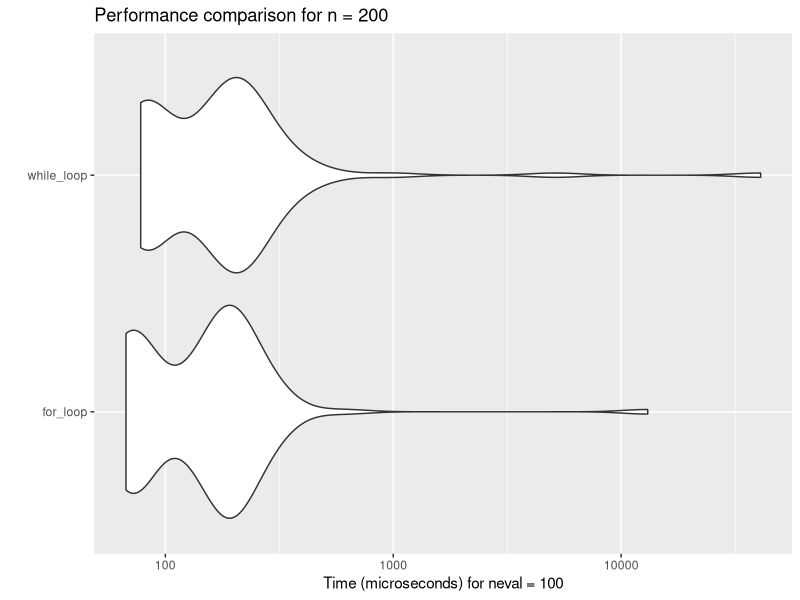
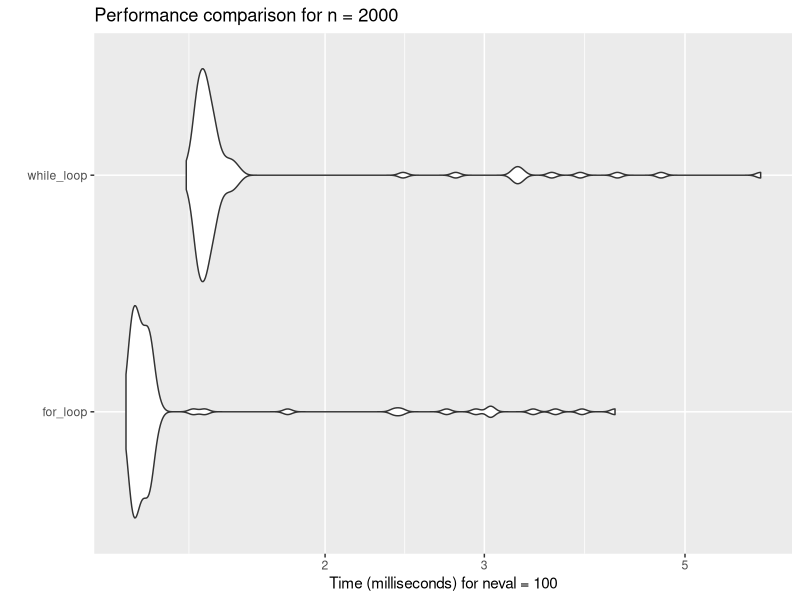
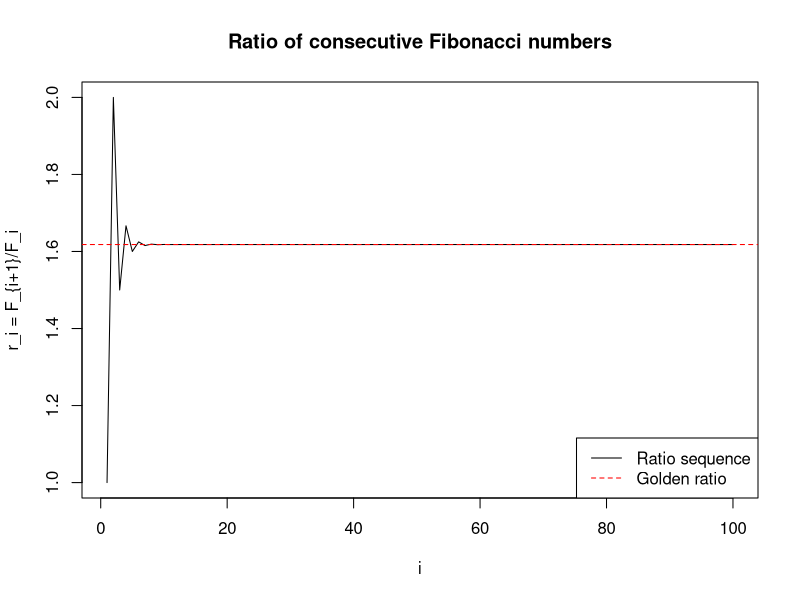
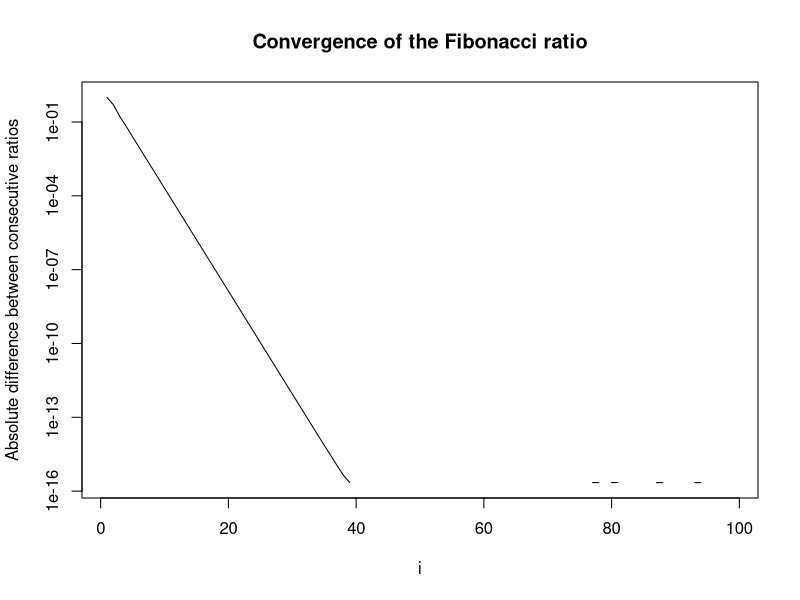
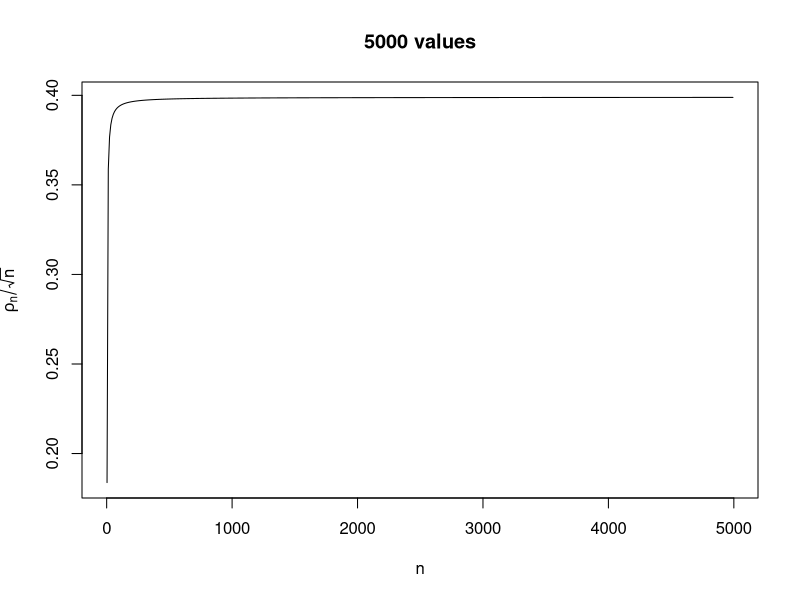
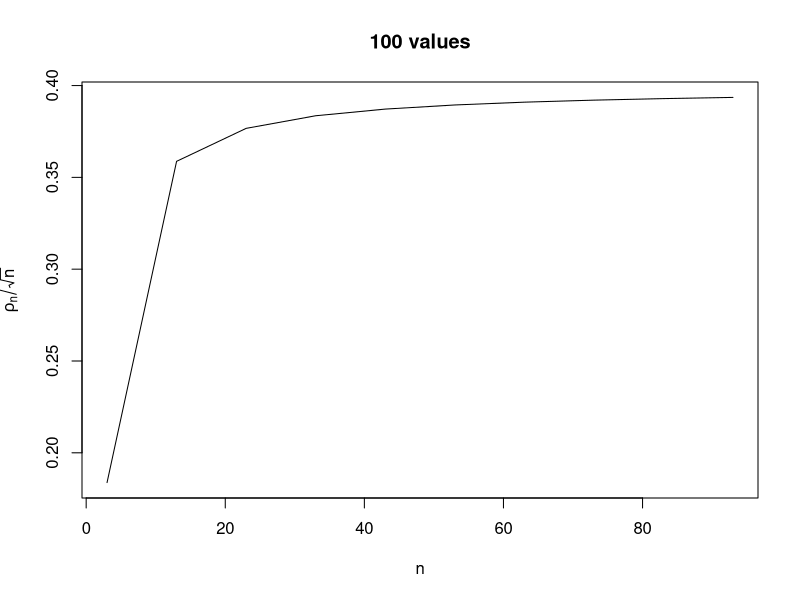
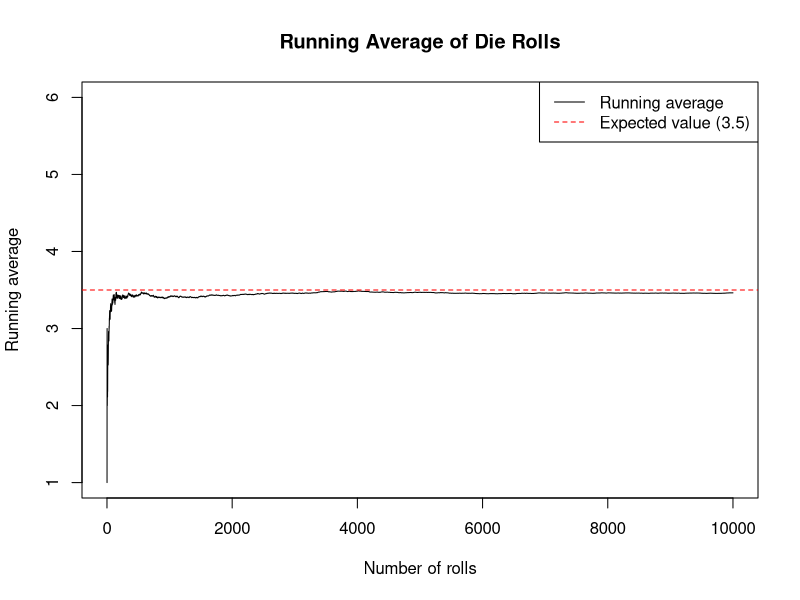
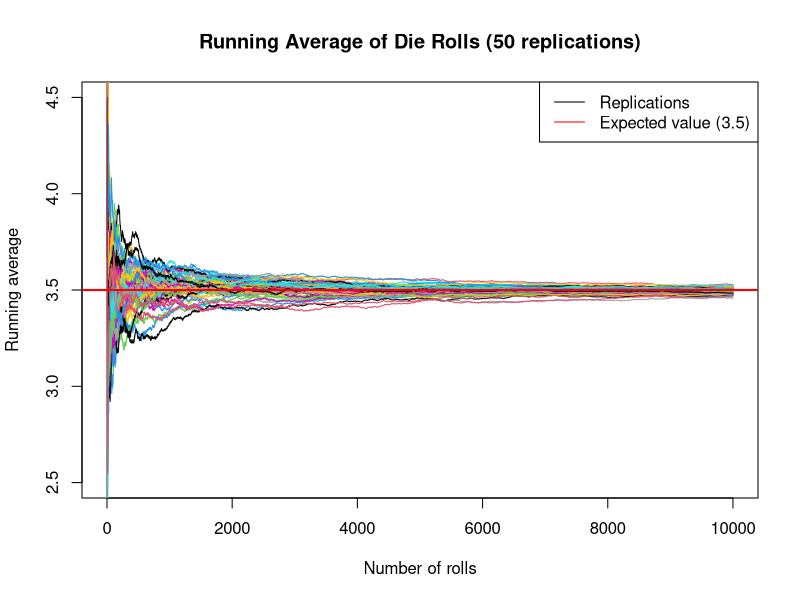

Generate these figures, in order, with R:
## ---- chunk 1
knitr::opts_chunk$set(echo = TRUE)
## ---- chunk 2
# Function using for loop
fibonacci_ratio_for <- function(n) {
  # Initialize the first two Fibonacci numbers
  fib <- c(1, 1)
  
  # Calculate the remaining Fibonacci numbers up to n+1
  for (i in 3:(n+1)) {
    fib[i] <- fib[i-1] + fib[i-2]
  }
  
  # Calculate the ratios
  ratios <- fib[2:(n+1)] / fib[1:n]
  
  return(ratios)
}

# Function using while loop
fibonacci_ratio_while <- function(n) {
  # Initialize the first two Fibonacci numbers
  fib <- c(1, 1)
  
  # Calculate the remaining Fibonacci numbers up to n+1
  i <- 3
  while (i <= n+1) {
    fib[i] <- fib[i-1] + fib[i-2]
    i <- i + 1
  }
  
  # Calculate the ratios
  ratios <- fib[2:(n+1)] / fib[1:n]
  
  return(ratios)
}
## ---- chunk 3
# Load the microbenchmark package
library(microbenchmark)

# Benchmark for n = 200
benchmark_200 <- microbenchmark(
  for_loop = fibonacci_ratio_for(200),
  while_loop = fibonacci_ratio_while(200),
  times = 100
)

print(benchmark_200)

# Benchmark for n = 2000
benchmark_2000 <- microbenchmark(
  for_loop = fibonacci_ratio_for(2000),
  while_loop = fibonacci_ratio_while(2000),
  times = 100
)

print(benchmark_2000)
## ---- chunk 4
library(ggplot2)

# Plot for n = 200
autoplot(benchmark_200) + 
  ggtitle("Performance comparison for n = 200")

# Plot for n = 2000
autoplot(benchmark_2000) + 
  ggtitle("Performance comparison for n = 2000")
## ---- chunk 5
# Calculate the sequence for n = 100
ratios_100 <- fibonacci_ratio_for(100)

# Plot the sequence
plot(1:100, ratios_100, type = "l", 
     xlab = "i", ylab = "r_i = F_{i+1}/F_i",
     main = "Ratio of consecutive Fibonacci numbers")

# Add a horizontal line at the golden ratio
abline(h = (1 + sqrt(5))/2, col = "red", lty = 2)
legend("bottomright", legend = c("Ratio sequence", "Golden ratio"), 
       col = c("black", "red"), lty = c(1, 2))

# Calculate the differences between consecutive ratios
diffs <- diff(ratios_100)
plot(1:99, abs(diffs), type = "l", log = "y",
     xlab = "i", ylab = "Absolute difference between consecutive ratios",
     main = "Convergence of the Fibonacci ratio")
## ---- chunk 6
# Print the first 20 ratios
data.frame(
  i = 1:20,
  ratio = ratios_100[1:20],
  difference_from_golden_ratio = abs(ratios_100[1:20] - (1 + sqrt(5))/2)
)

# Calculate the golden ratio
golden_ratio <- (1 + sqrt(5))/2
print(paste("Golden ratio:", golden_ratio))

# Calculate when the sequence is within 1e-10 of the golden ratio
convergence_index <- min(which(abs(ratios_100 - golden_ratio) < 1e-10))
print(paste("The sequence converges to within 1e-10 of the golden ratio at i =", convergence_index))
## ---- chunk 7
n_calculation <- function(n){
 result <- (gamma((n - 1)/2))/(gamma(1/2) * gamma((n-2)/2))
  print(result)
}

n_calculation(20)
## ---- chunk 8

n_calculation(2000)
## ---- chunk 9
n_calculation_numerator <- function(n){
 result <- (gamma((n - 1)/2))
  print(result)
}

n_calculation_denominator <- function(n){
 result <- (gamma(1/2) * gamma((n-2)/2))
  print(result)
}
cat("Numerator result for n = 200: \n")
n_calculation_numerator(200)
cat("Denominator result for n = 200: \n")
n_calculation_denominator(200)

cat("Numerator result for n = 2000: \n")
n_calculation_numerator(2000)
cat("Denominator result for n = 2000: \n")
n_calculation_denominator(2000)
## ---- chunk 10
n_calculation_logarithmic <- function(n){
 result_numerator <- (lgamma((n - 1)/2))
 result_denominator <- (lgamma(1/2) + lgamma((n-2)/2))
 final_result <- exp(result_numerator - result_denominator)
  print(final_result) 
}

cat("Numerator result for n = 200: \n")
n_calculation_logarithmic(200)


cat("Numerator result for n = 2000: \n")
n_calculation_logarithmic(2000)
## ---- chunk 11
n_calculation_logarithmic <- function(n){
 result_numerator <- (lgamma((n - 1)/2))
 result_denominator <- (lgamma(1/2) + lgamma((n-2)/2))
 result_gamma <- exp(result_numerator - result_denominator)
 result_sqrt <- sqrt(n)
 return(result_gamma / result_sqrt)
}
 
n_values_5000 <- seq(3, 5000, by = 10)
ratio_values_5000 <- sapply(n_values_5000, n_calculation_logarithmic)

plot(n_values_5000, ratio_values_5000, 
     type = "l", 
     xlab = "n", 
     ylab = expression(rho[n] / sqrt(n)),
     main = "5000 values")

n_values_100 <- seq(3, 100, by = 10)
ratio_values_100 <- sapply(n_values_100, n_calculation_logarithmic)

plot(n_values_100, ratio_values_100, 
     type = "l", 
     xlab = "n", 
     ylab = expression(rho[n] / sqrt(n)),
     main = "100 values")
## ---- chunk 12
# Set seed for reproducibility
set.seed(42)

# Number of rolls
n <- 10000

# Simulate rolling a fair die n times using vectorized function
rolls <- sample(1:6, n, replace = TRUE)

# Compute cumulative mean after each roll
cumulative_means <- cumsum(rolls) / (1:n)

# Plot the running average against the number of rolls
plot(1:n, cumulative_means, type = "l", 
     xlab = "Number of rolls", ylab = "Running average",
     main = "Running Average of Die Rolls",
     ylim = c(1, 6))

# Add a horizontal line at the expected value
abline(h = 3.5, col = "red", lty = 2)
legend("topright", legend = c("Running average", "Expected value (3.5)"), 
       col = c("black", "red"), lty = c(1, 2))
## ---- chunk 13
# Set seed for reproducibility
set.seed(123)

# Number of replications
M <- 50

# Matrix to store running averages for each replication
running_averages <- matrix(NA, nrow = M, ncol = n)

# For loop to replicate the experiment M times
for (i in 1:M) {
  # Simulate rolling a die n times
  rolls <- sample(1:6, n, replace = TRUE)
  
  # Compute cumulative mean after each roll
  running_averages[i, ] <- cumsum(rolls) / (1:n)
}

# Plot all 50 paths
plot(1:n, running_averages[1, ], type = "l", 
     xlab = "Number of rolls", ylab = "Running average",
     main = "Running Average of Die Rolls (50 replications)",
     ylim = c(2.5, 4.5), col = 1)

# Add the remaining 49 paths
for (i in 2:M) {
  lines(1:n, running_averages[i, ], col = i)
}

# Add a horizontal line at the expected value
abline(h = 3.5, col = "red", lwd = 2)
legend("topright", legend = c("Replications", "Expected value (3.5)"), 
       col = c("black", "red"), lty = c(1, 1))
## ---- chunk 14
# Calculate absolute differences from expected value
abs_diff <- abs(running_averages - 3.5)

# Calculate mean absolute difference for each n
mean_abs_diff <- colMeans(abs_diff)

# Plot mean absolute difference
plot(1:n, mean_abs_diff, type = "l", 
     xlab = "Number of rolls", ylab = "Mean absolute difference from expected value",
     main = "Convergence to Expected Value")
## ---- chunk 15
# Set seed for reproducibility
set.seed(456)

# Epsilon value
epsilon <- 0.01

# Initialize variables
n_current <- 0
proportion_outside <- 1

# Matrix to store running averages
running_averages <- matrix(NA, nrow = M, ncol = 1)

while (proportion_outside >= 0.05) {
  # Increment n
  n_current <- n_current + 100
  
  # Resize the matrix if needed
  if (ncol(running_averages) < n_current) {
    running_averages <- cbind(running_averages, matrix(NA, nrow = M, ncol = 100))
  }
  
  # Update running averages for all replications
  for (i in 1:M) {
    # Generate new rolls
    new_rolls <- sample(1:6, 100, replace = TRUE)
    
    # If this is the first iteration, initialize
    if (n_current == 100) {
      running_averages[i, 1:100] <- cumsum(new_rolls) / (1:100)
    } else {
      # Calculate the sum up to n_current - 100
      prev_sum <- running_averages[i, n_current - 100] * (n_current - 100)
      
      # Add new rolls and calculate new running averages
      new_sums <- prev_sum + cumsum(new_rolls)
      running_averages[i, (n_current - 99):n_current] <- new_sums / ((n_current - 99):n_current)
    }
  }
  
  # Check how many replications are outside the epsilon interval at n_current
  outside_epsilon <- sum(abs(running_averages[, n_current] - 3.5) > epsilon)
  proportion_outside <- outside_epsilon / M
  
  # Print progress
  cat("n =", n_current, "- Proportion outside epsilon:", proportion_outside, "\n")
}

# Final value of n
cat("The loop terminated at n =", n_current, "with proportion outside epsilon =", proportion_outside, "\n")
## ---- chunk 16
# Set seed for reproducibility
set.seed(789)

# Matrix to store running averages for Cauchy distribution
cauchy_averages <- matrix(NA, nrow = M, ncol = n)

# For loop to replicate the experiment M times
for (i in 1:M) {
  # Simulate from standard Cauchy distribution
  cauchy_samples <- rcauchy(n)
  
  # Compute cumulative mean after each sample
  cauchy_averages[i, ] <- cumsum(cauchy_samples) / (1:n)
}

# Plot all 50 paths
plot(1:n, cauchy_averages[1, ], type = "l", 
     xlab = "Number of samples", ylab = "Running average",
     main = "Running Average of Cauchy Samples (50 replications)",
     ylim = c(-10, 10), col = 1)

# Add the remaining 49 paths
for (i in 2:M) {
  lines(1:n, cauchy_averages[i, ], col = i)
}

# Zoom in to see more detail
plot(1:n, cauchy_averages[1, ], type = "l", 
     xlab = "Number of samples", ylab = "Running average",
     main = "Running Average of Cauchy Samples (Zoomed)",
     ylim = c(-3, 3), col = 1)

for (i in 2:M) {
  lines(1:n, cauchy_averages[i, ], col = i)
}
## ---- chunk 17
simulate_die_rolls <- function(n) {
  die_rolls <- sample(1:6, size = n, replace = TRUE)
  mean(die_rolls)
}


cat("Mean of 100 rolls:", simulate_die_rolls(100),"\n")
cat("Mean of 1000 rolls:", simulate_die_rolls(1000),"\n")
cat("Mean of 10000 rolls:", simulate_die_rolls(10000),"\n")
## ---- chunk 18
M <- 100
sample_sizes <- c(100, 1000, 10000)
all_means <- list()

for (n in sample_sizes) {
  means <- numeric(M)
  
  for (i in 1:M) {
    means[i] <- simulate_die_rolls(n)
  }
  
  all_means[[as.character(n)]] <- means
}
print("First 5 means for n=100:")
print(head(all_means[["100"]], 5))
print("First 5 means for n=1000:")
print(head(all_means[["1000"]], 5))
print("First 5 means for n=10000:")
print(head(all_means[["10000"]], 5))
## ---- chunk 19
for (n in sample_sizes) {
  
  hist(all_means[[as.character(n)]],
       main = paste("n =", n),
       xlab = "Sample Mean",
       xlim = c(3, 4),  
       breaks = 20,
       freq = FALSE)
}
## ---- chunk 20
mu <- (1 + 2 + 3 + 4 + 5 + 6) / 6
cat("Calculated mean: ", mu, "\n")
## ---- chunk 21
variance <- ((1^2 + 2^2 + 3^2 + 4^2 + 5^2 + 6^2)/6) - mu^2
cat("Calculated variance: ", variance, "\n")
## ---- chunk 22
mu <- 3.5
sigma_sq <- 35/12
simulate_zn <- function(n, M) {
  zn_values <- numeric(M)
  for (i in 1:M) {
    sample <- sample(1:6, size = n, replace = TRUE)
    sample_mean <- mean(sample)
    zn <- (sample_mean - mu) / sqrt(sigma_sq/n)
    zn_values[i] <- zn
  }
  return(zn_values)
}

sample_sizes <- c(100, 1000, 10000)
replications <- c(100, 1000, 10000)

for (n in sample_sizes) {
  for (M in replications) {
    zn <- simulate_zn(n, M)
    hist(zn, 
         main = paste("n =", n, ", M =", M),
         xlab = expression(Z[n]),
         freq = FALSE)
  }
}
